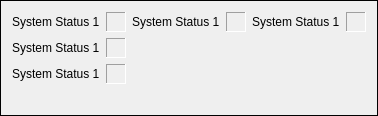
         <widget class="QFrame" name="frame_5">
          <property name="sizePolicy">
           <sizepolicy hsizetype="MinimumExpanding" vsizetype="Preferred">
            <horstretch>0</horstretch>
            <verstretch>0</verstretch>
           </sizepolicy>
          </property>
          <property name="minimumSize">
           <size>
            <width>100</width>
            <height>0</height>
           </size>
          </property>
          <property name="locale">
           <locale language="English" country="Germany"/>
          </property>
          <property name="frameShape">
           <enum>QFrame::Shape::Box</enum>
          </property>
          <property name="frameShadow">
           <enum>QFrame::Shadow::Plain</enum>
          </property>
          <layout class="QGridLayout" name="gridLayout_4">
           <item row="2" column="0">
            <widget class="QLabel" name="label_temp_4">
             <property name="locale">
              <locale language="English" country="Germany"/>
             </property>
             <property name="text">
              <string>System Status 1</string>
             </property>
            </widget>
           </item>
           <item row="0" column="0">
            <widget class="QLabel" name="label_temp_2">
             <property name="locale">
              <locale language="English" country="Germany"/>
             </property>
             <property name="text">
              <string>System Status 1</string>
             </property>
            </widget>
           </item>
           <item row="3" column="0">
            <spacer name="verticalSpacer_4">
             <property name="orientation">
              <enum>Qt::Orientation::Vertical</enum>
             </property>
             <property name="sizeHint" stdset="0">
              <size>
               <width>20</width>
               <height>0</height>
              </size>
             </property>
            </spacer>
           </item>
           <item row="2" column="1">
            <widget class="QFrame" name="frame_11">
             <property name="sizePolicy">
              <sizepolicy hsizetype="Fixed" vsizetype="Fixed">
               <horstretch>0</horstretch>
               <verstretch>0</verstretch>
              </sizepolicy>
             </property>
             <property name="minimumSize">
              <size>
               <width>20</width>
               <height>20</height>
              </size>
             </property>
             <property name="frameShape">
              <enum>QFrame::Shape::Panel</enum>
             </property>
             <property name="frameShadow">
              <enum>QFrame::Shadow::Sunken</enum>
             </property>
            </widget>
           </item>
           <item row="0" column="2">
            <widget class="QLabel" name="label_temp_6">
             <property name="locale">
              <locale language="English" country="Germany"/>
             </property>
             <property name="text">
              <string>System Status 1</string>
             </property>
            </widget>
           </item>
           <item row="3" column="6">
            <spacer name="horizontalSpacer_8">
             <property name="orientation">
              <enum>Qt::Orientation::Horizontal</enum>
             </property>
             <property name="sizeHint" stdset="0">
              <size>
               <width>0</width>
               <height>20</height>
              </size>
             </property>
            </spacer>
           </item>
           <item row="0" column="1">
            <widget class="QFrame" name="frame_9">
             <property name="sizePolicy">
              <sizepolicy hsizetype="Fixed" vsizetype="Fixed">
               <horstretch>0</horstretch>
               <verstretch>0</verstretch>
              </sizepolicy>
             </property>
             <property name="minimumSize">
              <size>
               <width>20</width>
               <height>20</height>
              </size>
             </property>
             <property name="frameShape">
              <enum>QFrame::Shape::Panel</enum>
             </property>
             <property name="frameShadow">
              <enum>QFrame::Shadow::Sunken</enum>
             </property>
            </widget>
           </item>
           <item row="0" column="4">
            <widget class="QLabel" name="label_temp_7">
             <property name="locale">
              <locale language="English" country="Germany"/>
             </property>
             <property name="text">
              <string>System Status 1</string>
             </property>
            </widget>
           </item>
           <item row="1" column="0">
            <widget class="QLabel" name="label_2">
             <property name="text">
              <string>System Status 1</string>
             </property>
            </widget>
           </item>
           <item row="1" column="1">
            <widget class="QFrame" name="frame_10">
             <property name="sizePolicy">
              <sizepolicy hsizetype="Fixed" vsizetype="Fixed">
               <horstretch>0</horstretch>
               <verstretch>0</verstretch>
              </sizepolicy>
             </property>
             <property name="minimumSize">
              <size>
               <width>20</width>
               <height>20</height>
              </size>
             </property>
             <property name="frameShape">
              <enum>QFrame::Shape::Panel</enum>
             </property>
             <property name="frameShadow">
              <enum>QFrame::Shadow::Sunken</enum>
             </property>
            </widget>
           </item>
           <item row="0" column="3">
            <widget class="QFrame" name="frame_12">
             <property name="sizePolicy">
              <sizepolicy hsizetype="Fixed" vsizetype="Fixed">
               <horstretch>0</horstretch>
               <verstretch>0</verstretch>
              </sizepolicy>
             </property>
             <property name="minimumSize">
              <size>
               <width>20</width>
               <height>20</height>
              </size>
             </property>
             <property name="frameShape">
              <enum>QFrame::Shape::Panel</enum>
             </property>
             <property name="frameShadow">
              <enum>QFrame::Shadow::Sunken</enum>
             </property>
            </widget>
           </item>
           <item row="0" column="5">
            <widget class="QFrame" name="frame_13">
             <property name="sizePolicy">
              <sizepolicy hsizetype="Fixed" vsizetype="Fixed">
               <horstretch>0</horstretch>
               <verstretch>0</verstretch>
              </sizepolicy>
             </property>
             <property name="minimumSize">
              <size>
               <width>20</width>
               <height>20</height>
              </size>
             </property>
             <property name="frameShape">
              <enum>QFrame::Shape::Panel</enum>
             </property>
             <property name="frameShadow">
              <enum>QFrame::Shadow::Sunken</enum>
             </property>
            </widget>
           </item>
          </layout>
         </widget>
